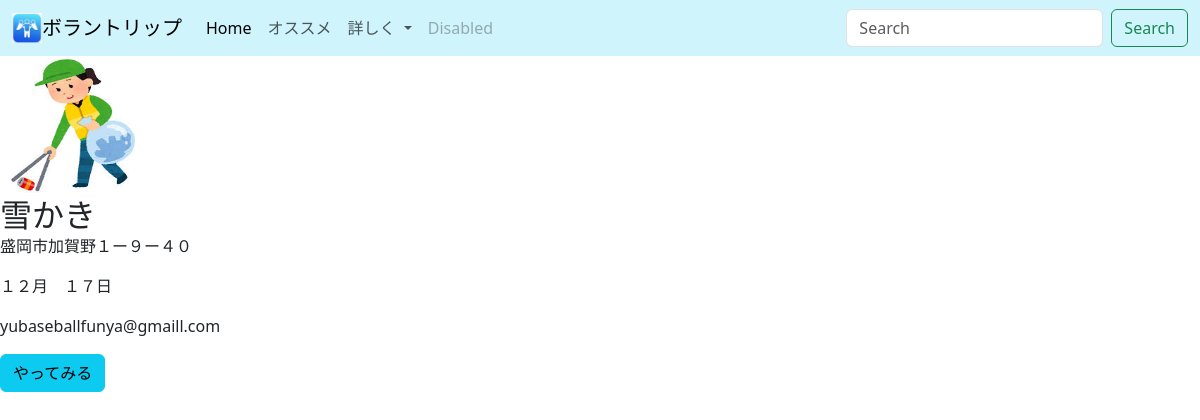
/list, run on an earlier commit of the app's database.
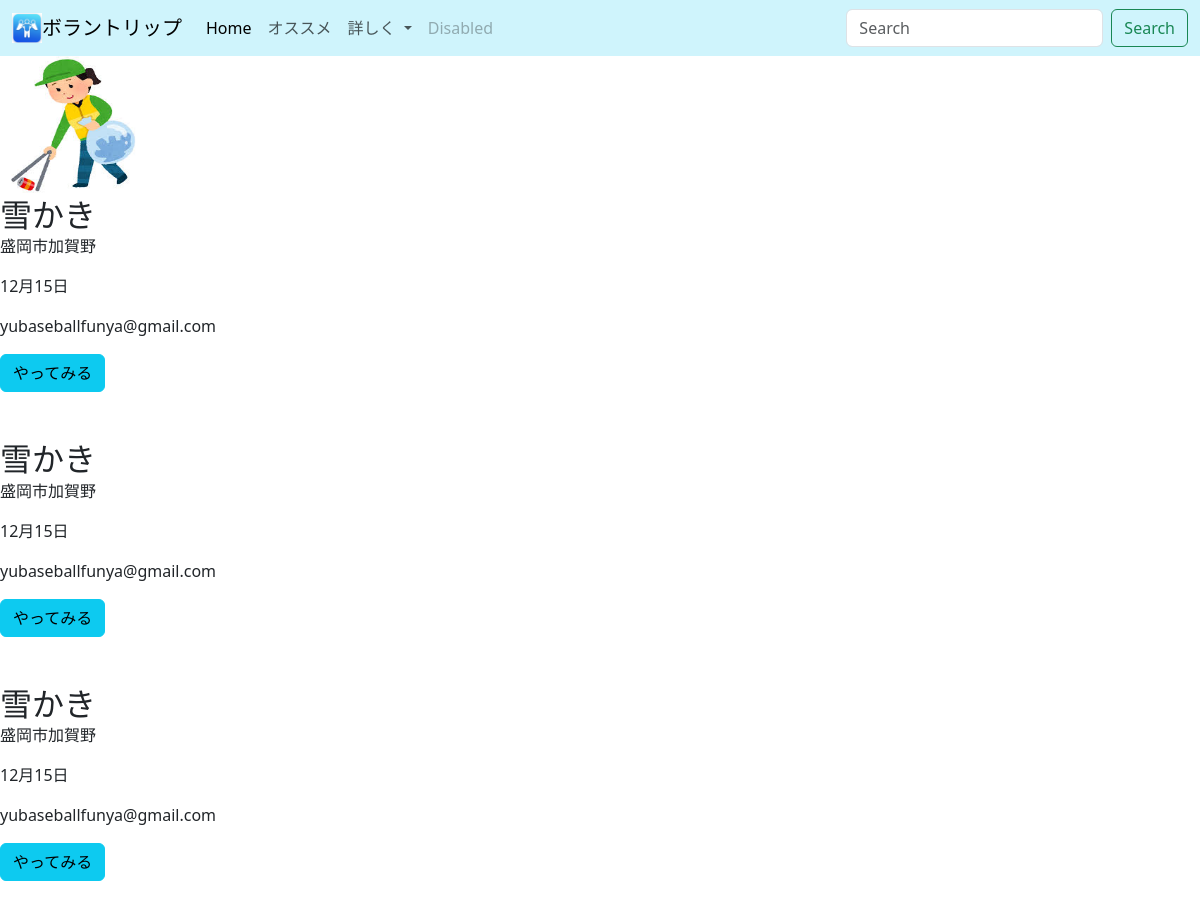
And on a later commit of the database.
### database.py (models this page shows)
class Offer(Model):
    want = CharField()
    where = CharField()
    when = CharField()
    gmaill = CharField()
    class Meta:
        database = db # This model uses the "people.db" database.

### app.py (the view)
@app.route("/list")
def list():
    offers = Offer.select()
    return render_template("list.html", offers=offers)

### templates/list.html (shortened to what this page needs)
<!DOCTYPE html>
<html lang="en">
<head>
  <link href="https://cdn.jsdelivr.net/npm/bootstrap@5.3.0/dist/css/bootstrap.min.css" rel="stylesheet"
>
</head>
<body>
  <nav class="navbar navbar-expand-lg bg-info-subtle">
    <div class="container-fluid">
      <img src="/static/icon.png" width="30px" height="30px">
      <a class="navbar-brand" href="#">ボラントリップ</a>
      <div class="collapse navbar-collapse" id="navbarSupportedContent">
        <ul class="navbar-nav me-auto mb-2 mb-lg-0">
          <li class="nav-item">
            <a class="nav-link active" aria-current="page" href="#">Home</a>
          </li>
          <li class="nav-item">
            <a class="nav-link" href="#">オススメ</a>
          </li>
          <li class="nav-item dropdown">
            <a class="nav-link dropdown-toggle" href="#" role="button" data-bs-toggle="dropdown" aria-expanded="false">
              詳しく
            </a>
          </li>
          <li class="nav-item">
            <a class="nav-link disabled">Disabled</a>
          </li>
        </ul>
        <form class="d-flex" role="search">
          <input class="form-control me-2" type="search" placeholder="Search" aria-label="Search">
          <button class="btn btn-outline-success" type="submit">Search</button>
        </form>
      </div>
    </div>
  </nav>
  <div class="card-body">
    <img src="/static/ボランティア.jpeg" height="140px" width="150px">
    {% for i in offers%}
    <form action="/lets_go/{{i.id}}" method="post">
      <h2 class="card-title">{{i.want}}</h2>
      <p class="card-text">{{i.where}}</p>
      <p class="card-text">{{i.when}}</p>
      <p class="card-text">{{i.gmaill}}</p>
      <button class="btn btn-info" type="submit">やってみる</button>
    </form>
    <br><br>
    {% endfor %}
</body>
</html>

What changed in the data, as far as the page shows it:
changed Offer (number 1 of 3 on the later page): where "盛岡市加賀野１ー９ー４０" → "盛岡市加賀野"; when "１２月 １７日" → "12月15日"; gmaill "yubaseballfunya@gmaill.com" → "yubaseballfunya@gmail.com"
added Offer: want "雪かき", where "盛岡市加賀野", when "12月15日", gmaill "yubaseballfunya@gmail.com"
added Offer: want "雪かき", where "盛岡市加賀野", when "12月15日", gmaill "yubaseballfunya@gmail.com"
